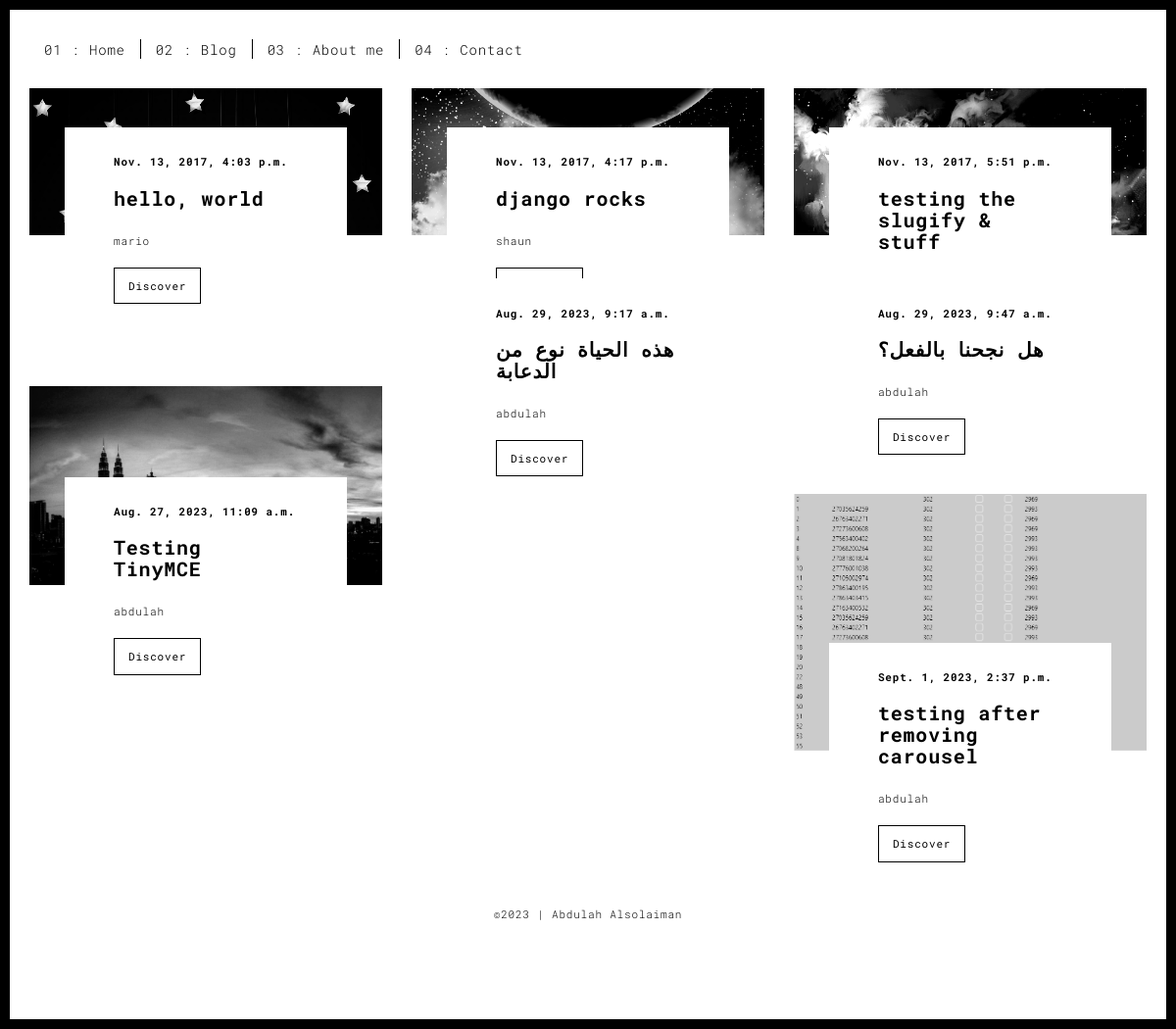
The app's page /articles/ with its own data.
### articles/models.py (models this page shows, shortened)
class Article(models.Model):
    title = models.CharField(max_length=100)
    slug = models.SlugField()
    body = HTMLField()
    date = models.DateTimeField(auto_now_add=True)
    thumb = models.ImageField(default='default.png', blank=True)
    author = models.ForeignKey(User, on_delete=models.CASCADE,default=None)

### articles/views.py (the view)
# urls.py: path('', views.article_list, name="list"),
def article_list(request):
    articles = Article.objects.all().order_by('date');
    return render(request, 'articles/my_articles.html', { 'articles': articles })

### articles/templates/articles/my_articles.html (shortened to what this page needs)
{% extends 'base.html' %}
{% block content %}
<div class="section-container">
  <div class="container">
    <div class="row">
      <div class="col-md-12">
      <div id="myCarousel" class="carousel slide projects-carousel">
        <div class="carousel-inner">
            <div class="item active">
                <div class="row">
                  {% for article in articles %}
                    <div class="col-sm-4">
                      <a href="./work.html" title="" class="black-image-project-hover">
                        <img src="{{ article.thumb.url }}" alt="" class="img-responsive">
                      </a>
                      <div class="card-container card-container-lg">
                        <h4>{{article.date}}</h4>
                        <h3>{{article.title}}</h3>
                        <p>{{article.author.username}}</p>
                        <a href="{% url 'articles:detail' slug=article.slug %}" title="" class="btn btn-default">Discover</a>
                      </div>
                    </div>
                    {% endfor %}
                </div>
            </div>
     </div>
    </div>
    </div>
  </div>
</div>
{% endblock %}

### templates/base.html (shortened to what this page needs)
{% load static %}
<!DOCTYPE html>
<html lang="en">
<head>
<link href="{% static '/css/homepage.css' %}" rel="stylesheet"></head>
<body class="">
<div id="site-border-left"></div>
<div id="site-border-right"></div>
<div id="site-border-top"></div>
<div id="site-border-bottom"></div>
<header>
  <nav class="navbar  navbar-fixed-top navbar-default">
    <div class="container">
      <div class="collapse navbar-collapse" id="navbar-collapse">
        <ul class="nav navbar-nav ">
          <li><a href="/" title="">01 : Home</a></li>
          <li><a href="/articles" title="">02 : Blog</a></li>
          <li><a href="/about" title="">03 : About me</a></li>
          <li><a href="/contact" title="">04 : Contact</a></li>
        </ul>
      </div>
    </div>
  </nav>
</header>
{% block content %}
{% endblock %}
<footer class="footer-container text-center">
    <div class="container">
      <div class="row">
        <div class="col-xs-12">
          <p>©2023 | Abdulah Alsolaiman</p>
        </div>
      </div>
    </div>
  </footer>
   <script type="text/javascript" src="/static/js/homepage.js"></script></body>
  </html>

### records on screen
Article: date "Nov. 13, 2017, 4:03 p.m.", title "hello, world", author.username "mario"
Article: date "Nov. 13, 2017, 4:17 p.m.", title "django rocks", author.username "shaun"
Article: date "Nov. 13, 2017, 5:51 p.m.", title "testing the slugify & stuff"
Article: date "Aug. 27, 2023, 11:09 a.m.", title "Testing TinyMCE", author.username "abdulah"
Article: date "Aug. 29, 2023, 9:17 a.m.", title "هذه الحياة نوع من الدعابة", author.username "abdulah"
Article: date "Aug. 29, 2023, 9:47 a.m.", title "هل نجحنا بالفعل؟", author.username "abdulah"
Article: thumb (picture), date "Sept. 1, 2023, 2:37 p.m.", title "testing after removing carousel", author.username "abdulah"
